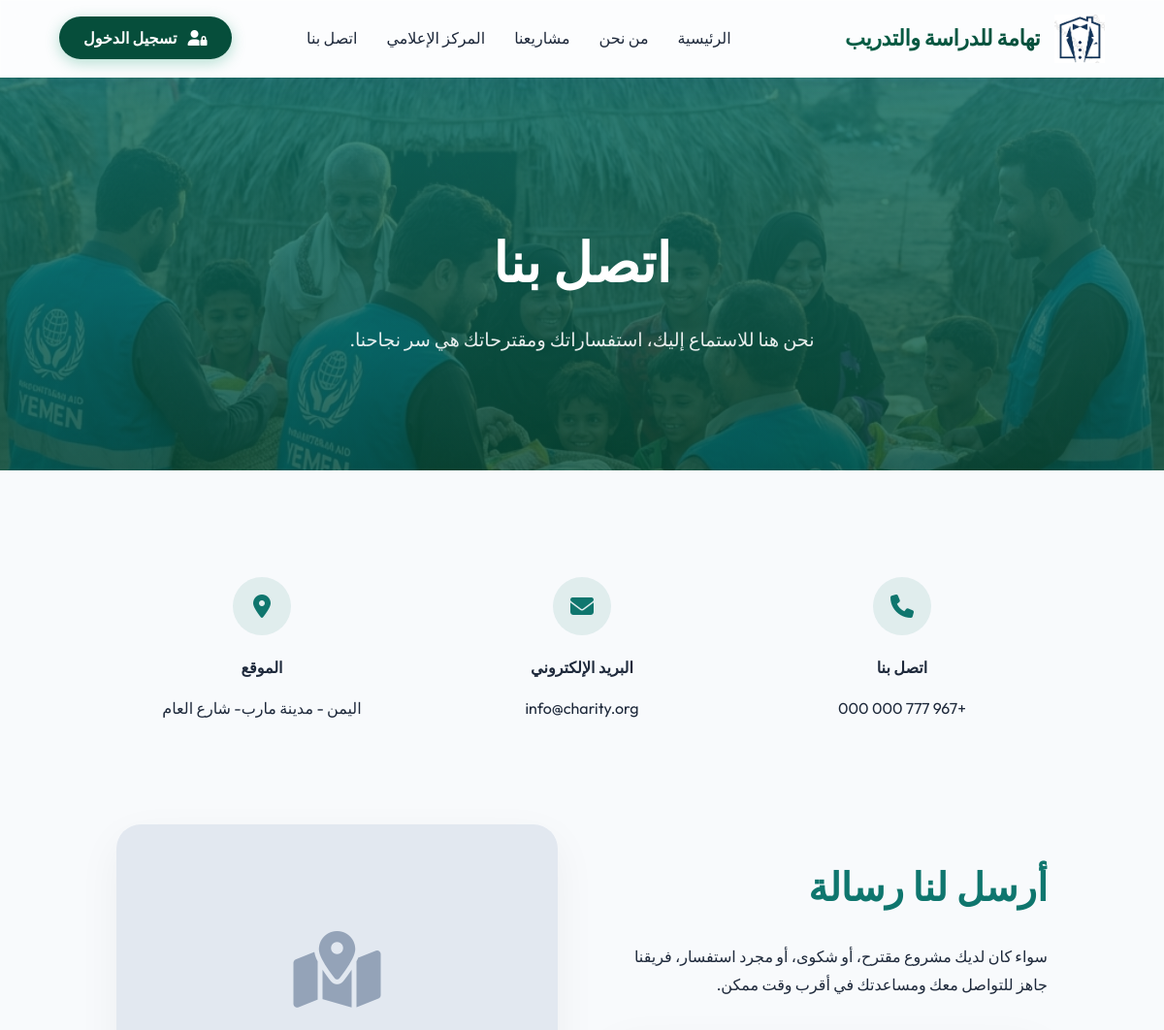
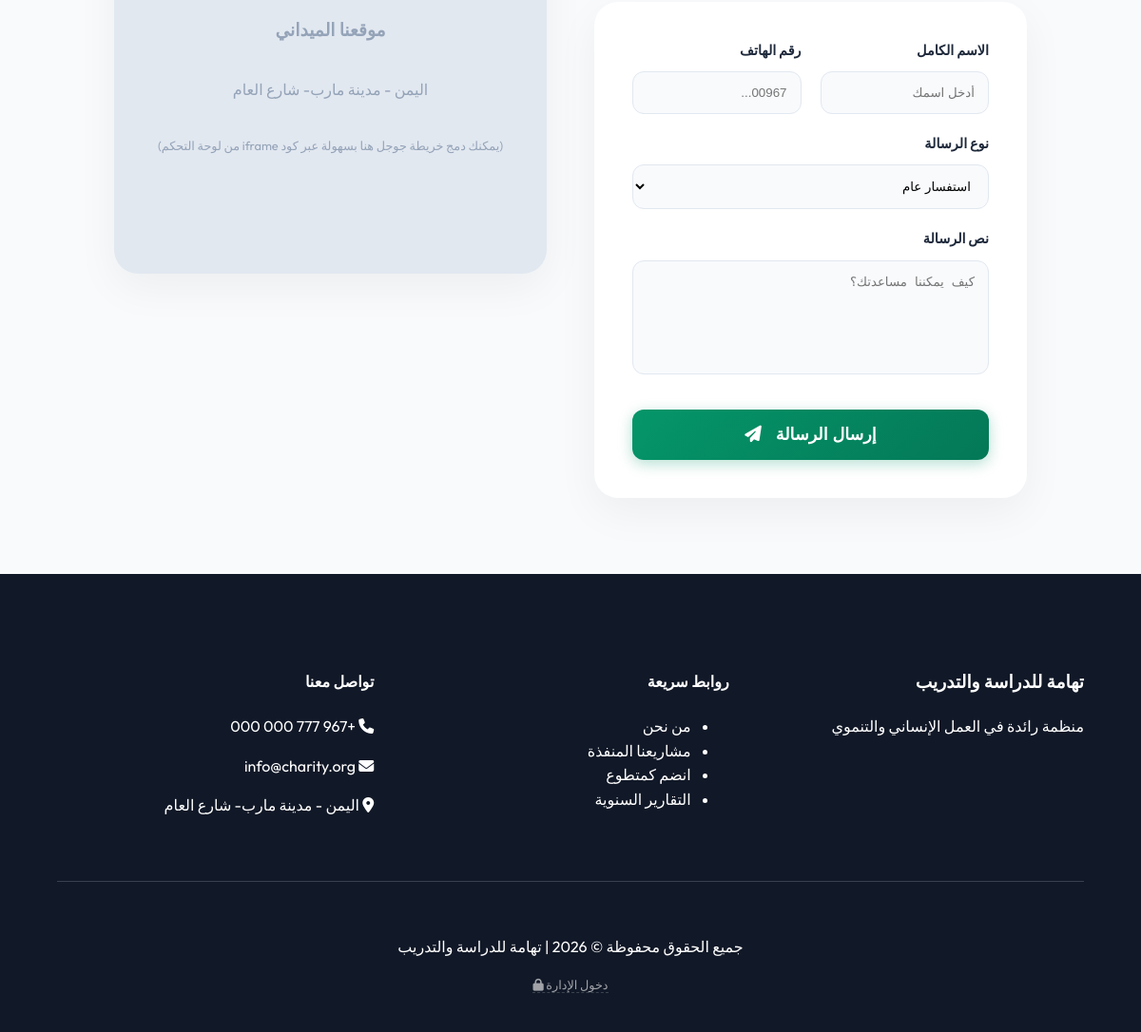
The page /contact.php on the database its author committed (2 pictures, top to bottom).
### tables this page shows
CREATE TABLE `settings` (
  `id` int(11) NOT NULL,
  `site_name` varchar(255) DEFAULT 'جمعية أهل الخير',
  `site_logo` varchar(255) DEFAULT 'logo.png',
  `site_favicon` varchar(255) DEFAULT 'favicon.ico',
  `site_description` text DEFAULT NULL,
  `phone` varchar(50) DEFAULT '+967 777 000 000',
  `email` varchar(100) DEFAULT 'info@charity.org',
  `address` text DEFAULT NULL,
  `facebook_url` varchar(255) DEFAULT NULL,
  `twitter_url` varchar(255) DEFAULT NULL,
  `instagram_url` varchar(255) DEFAULT NULL,
  `updated_at` timestamp NOT NULL DEFAULT current_timestamp() ON UPDATE current_timestamp()
);

### contact.php (the view, shortened to what this page needs)
<?php
include 'includes/header.php';
?>
<?php
    $contact_bg = !empty($site['contact_bg']) && file_exists('assets/uploads/' . $site['contact_bg'])
                ? 'assets/uploads/' . $site['contact_bg']
                : 'assets/images/hero1.png';
?>
<section class="page-header" style="background: linear-gradient(rgba(15, 118, 110, 0.8), rgba(6, 78, 59, 0.8)), url('<?php echo $contact_bg; ?>'); background-size: cover; background-position: center;">
    <div class="container" data-aos="fade-up">
        <h1 class="responsive-title">اتصل بنا</h1>
        <p class="responsive-p">نحن هنا للاستماع إليك، استفساراتك ومقترحاتك هي سر نجاحنا.</p>
    </div>
</section>
<section class="contact-section secondary-bg">
    <div class="contact-info-grid">
        <div class="card" data-aos="fade-up" style="padding: 30px; text-align: center; border-radius: 20px;">
            <div style="width: 60px; height: 60px; background: rgba(15, 118, 110, 0.1); color: var(--primary); border-radius: 50%; display: flex; align-items: center; justify-content: center; margin: 0 auto 20px; font-size: 1.5rem;">
                <i class="fas fa-phone"></i>
            </div>
            <h4 style="margin-bottom: 10px;">اتصل بنا</h4>
            <p style="color: var(--text-muted);"><?php echo $site['phone']; ?></p>
        </div>
        <div class="card" data-aos="fade-up" data-aos-delay="100" style="padding: 30px; text-align: center; border-radius: 20px;">
            <div style="width: 60px; height: 60px; background: rgba(15, 118, 110, 0.1); color: var(--primary); border-radius: 50%; display: flex; align-items: center; justify-content: center; margin: 0 auto 20px; font-size: 1.5rem;">
                <i class="fas fa-envelope"></i>
            </div>
            <h4 style="margin-bottom: 10px;">البريد الإلكتروني</h4>
            <p style="color: var(--text-muted);"><?php echo $site['email']; ?></p>
        </div>
        <div class="card" data-aos="fade-up" data-aos-delay="200" style="padding: 30px; text-align: center; border-radius: 20px;">
            <div style="width: 60px; height: 60px; background: rgba(15, 118, 110, 0.1); color: var(--primary); border-radius: 50%; display: flex; align-items: center; justify-content: center; margin: 0 auto 20px; font-size: 1.5rem;">
                <i class="fas fa-map-marker-alt"></i>
            </div>
            <h4 style="margin-bottom: 10px;">الموقع</h4>
            <p style="color: var(--text-muted);"><?php echo htmlspecialchars($site['address']); ?></p>
        </div>
    </div>
    <div class="contact-form-grid">
        <div data-aos="fade-right">
            <h2 style="font-size: 2.5rem; color: var(--primary); margin-bottom: 25px;">أرسل لنا رسالة</h2>
            <p style="color: var(--text-muted); margin-bottom: 35px; line-height: 1.8;">سواء كان لديك مشروع مقترح، أو شكوى، أو مجرد استفسار، فريقنا جاهز للتواصل معك ومساعدتك في أقرب وقت ممكن.</p>
            <div style="background: white; padding: 40px; border-radius: 25px; box-shadow: 0 15px 45px rgba(0,0,0,0.05);">
                <form method="POST">
                    <div class="form-row">
                        <div class="form-group">
                            <label style="font-weight: 600; display: block; margin-bottom: 10px; font-size: 0.9rem;">الاسم الكامل</label>
                            <input type="text" name="name" class="form-control" required placeholder="أدخل اسمك" style="width: 100%; border: 1px solid #e2e8f0; padding: 14px; border-radius: 12px; background: #f8fafc;">
                        </div>
                        <div class="form-group">
                            <label style="font-weight: 600; display: block; margin-bottom: 10px; font-size: 0.9rem;">رقم الهاتف</label>
                            <input type="text" name="phone" class="form-control" placeholder="00967..." style="width: 100%; border: 1px solid #e2e8f0; padding: 14px; border-radius: 12px; background: #f8fafc;">
                        </div>
                    </div>
                    <div class="form-group" style="margin-top: 20px;">
                        <label style="font-weight: 600; display: block; margin-bottom: 10px; font-size: 0.9rem;">نوع الرسالة</label>
                        <select name="type" class="form-control" style="width: 100%; border: 1px solid #e2e8f0; padding: 14px; border-radius: 12px; background: #f8fafc;">
                            <option value="inquiry">استفسار عام</option>
                        </select>
                    </div>
                    <div class="form-group" style="margin-top: 20px;">
                        <label style="font-weight: 600; display: block; margin-bottom: 10px; font-size: 0.9rem;">نص الرسالة</label>
                        <textarea name="message" class="form-control" rows="6" required placeholder="كيف يمكننا مساعدتك؟" style="width: 100%; border: 1px solid #e2e8f0; padding: 14px; border-radius: 12px; background: #f8fafc; resize: none;"></textarea>
                    </div>
                    <button type="submit" class="btn-donate" style="border: none; width: 100%; padding: 16px; font-size: 1.1rem; border-radius: 12px; margin-top: 30px; cursor: pointer;">إرسال الرسالة <i class="fas fa-paper-plane" style="margin-right: 10px;"></i></button>
                </form>
            </div>
        </div>
        <div data-aos="fade-left" style="height: 100%;">
            <div style="height: 500px; border-radius: 25px; overflow: hidden; box-shadow: 0 15px 45px rgba(0,0,0,0.05);">
                <div style="width: 100%; height: 100%; background: #e2e8f0; display: flex; flex-direction: column; align-items: center; justify-content: center; color: #94a3b8; text-align: center; padding: 40px;">
                    <i class="fas fa-map-marked-alt fa-5x" style="margin-bottom: 20px;"></i>
                    <h3>موقعنا الميداني</h3>
                    <p><?php echo htmlspecialchars($site['address']); ?></p>
                    <p style="font-size: 0.8rem; margin-top: 20px;">(يمكنك دمج خريطة جوجل هنا بسهولة عبر كود iframe من لوحة التحكم)</p>
                </div>
            </div>
        </div>
    </div>
</section>
<?php include 'includes/footer.php'; ?>

### includes/header.php (shortened to what this page needs)
<?php
include 'db.php';
$stmt = $pdo->query("SELECT * FROM settings WHERE id = 1");
$site = $stmt->fetch();
?>
<!DOCTYPE html>
<html lang="ar" dir="rtl">
<head>
    <link rel="stylesheet" href="https://cdnjs.cloudflare.com/ajax/libs/font-awesome/6.4.0/css/all.min.css">
    <link rel="stylesheet" href="assets/css/style.css?v=<?php echo time(); ?>">
    <link href="https://unpkg.com/aos@2.3.1/dist/aos.css" rel="stylesheet">
</head>
<body>
<header class="glass">
    <div class="logo-container" style="display: flex; align-items: center; gap: 15px;">
        <div class="logo">
            <a href="index.php" style="display: flex; align-items: center; gap: 15px;">
                <img src="assets/uploads/<?php echo $site['site_logo']; ?>" alt="<?php echo $site['site_name']; ?>">
                <span class="site-name"><?php echo $site['site_name']; ?></span>
            </a>
        </div>
    </div>
    <nav>
        <ul class="nav-links" id="navLinks">
            <li><a href="index.php">الرئيسية</a></li>
            <li><a href="about.php">من نحن</a></li>
            <li><a href="projects.php">مشاريعنا</a></li>
            <li><a href="news.php">المركز الإعلامي</a></li>
            <li><a href="contact.php">اتصل بنا</a></li>
        </ul>
    </nav>
    <div class="header-actions">
        <a href="admin/index.php" class="btn-donate logout-btn" style="background: var(--primary-deep);"><i class="fas fa-user-lock" style="margin-left: 8px;"></i> تسجيل الدخول</a>
    </div>
</header>

### includes/footer.php (shortened to what this page needs)
<footer>
    <div class="footer-grid">
        <div class="footer-about">
            <h3><?php echo htmlspecialchars($site['site_name']); ?></h3>
            <p><?php echo htmlspecialchars($site['site_description']); ?></p>
        </div>
        <div class="footer-links">
            <h4>روابط سريعة</h4>
            <ul>
                <li><a href="about.php">من نحن</a></li>
                <li><a href="projects.php">مشاريعنا المنفذة</a></li>
                <li><a href="volunteers.php">انضم كمتطوع</a></li>
                <li><a href="reports.php">التقارير السنوية</a></li>
            </ul>
        </div>
        <div class="footer-contact">
            <h4>تواصل معنا</h4>
            <p><i class="fas fa-phone"></i> <?php echo $site['phone']; ?></p>
            <p><i class="fas fa-envelope"></i> <?php echo $site['email']; ?></p>
            <p><i class="fas fa-map-marker-alt"></i> <?php echo $site['address']; ?></p>
        </div>
    </div>
    <div class="footer-bottom">
        <p>جميع الحقوق محفوظة &copy; <?php echo date('Y'); ?> | <?php echo htmlspecialchars($site['site_name']); ?></p>
        <div style="margin-top: 10px; font-size: 0.8rem; opacity: 0.6;">
            <a href="admin/index.php" style="color: white; border-bottom: 1px dashed rgba(255,255,255,0.3);">دخول الإدارة <i class="fas fa-lock"></i></a>
        </div>
    </div>
</footer>
</body>
</html>

### assets/css/style.css (style rules this page uses)
:root { --primary: #0f766e; --primary-light: #14b8a6; --secondary: #f59e0b; --bg: #f8fafc; --text: #1e293b; --glass: rgba(255, 255, 255, 0.7); --primary-deep: #064e3b; --primary-gradient: linear-gradient(135deg, #065f46 0%, #064e3b 100%); --accent: #fbbf24; }
.responsive-title { font-size: 3.5rem; font-weight: 800; margin-bottom: 10px; }
.responsive-p { font-size: 1.2rem; opacity: 0.9; }
body { font-family: 'Outfit', 'Cairo', sans-serif; background-color: #f0f4f8; color: #1e293b; margin: 0; padding: 0; line-height: 1.6; direction: rtl; text-align: right; overflow-x: hidden; }
* { box-sizing: border-box; transition: all 0.3s ease; }
h1, h2, h3, h4, h5, h6 { font-family: 'Cairo', sans-serif; font-weight: 700; }
a { text-decoration: none; color: inherit; }
.glass { background: rgba(255, 255, 255, 0.8); backdrop-filter: blur(12px); -webkit-backdrop-filter: blur(12px); border: 1px solid rgba(255, 255, 255, 0.3); box-shadow: 0 8px 32px 0 rgba(31, 38, 135, 0.07); }
header { position: sticky; top: 0; z-index: 2000; height: 80px; display: flex; align-items: center; justify-content: space-between; padding: 0 5%; width: 100%; }
.logo img { height: 50px; object-fit: contain; }
.site-name { font-size: 1.4rem; font-weight: 800; color: var(--primary-deep); font-family: 'Cairo', sans-serif; letter-spacing: -0.5px; background: var(--primary-gradient); -webkit-background-clip: text; background-clip: text; -webkit-text-fill-color: transparent; position: relative; white-space: nowrap; }
.nav-links { display: flex; gap: 30px; list-style: none; }
.btn-donate { background: linear-gradient(135deg, #059669 0%, #047857 100%); color: white; padding: 12px 25px; border-radius: 50px; font-weight: 700; box-shadow: 0 4px 15px rgba(5, 150, 105, 0.3); }
footer { background: #111827; color: white; padding: 80px 5% 40px; }
.footer-grid { display: grid; grid-template-columns: repeat(auto-fit, minmax(200px, 1fr)); gap: 40px; margin-bottom: 50px; }
.footer-bottom { text-align: center; padding-top: 40px; border-top: 1px solid #374151; }
.page-header { padding: 100px 0; text-align: center; color: white; }
.secondary-bg { background-color: #f8fafc; }
.contact-section { padding: 80px 10%; }
.contact-info-grid { display: grid; grid-template-columns: repeat(auto-fit, minmax(250px, 1fr)); gap: 30px; margin-bottom: 60px; }
.contact-form-grid { display: grid; grid-template-columns: repeat(auto-fit, minmax(350px, 1fr)); gap: 50px; align-items: start; }
.form-row { display: grid; grid-template-columns: 1fr 1fr; gap: 20px; }

### rows shown on the page
settings: site_logo (picture), site_name "تهامة للدراسة والتدريب", phone "+967 777 000 000", email "info@charity.org", address "اليمن - مدينة مارب- شارع العام", site_description "منظمة رائدة في العمل الإنساني والتنموي"
